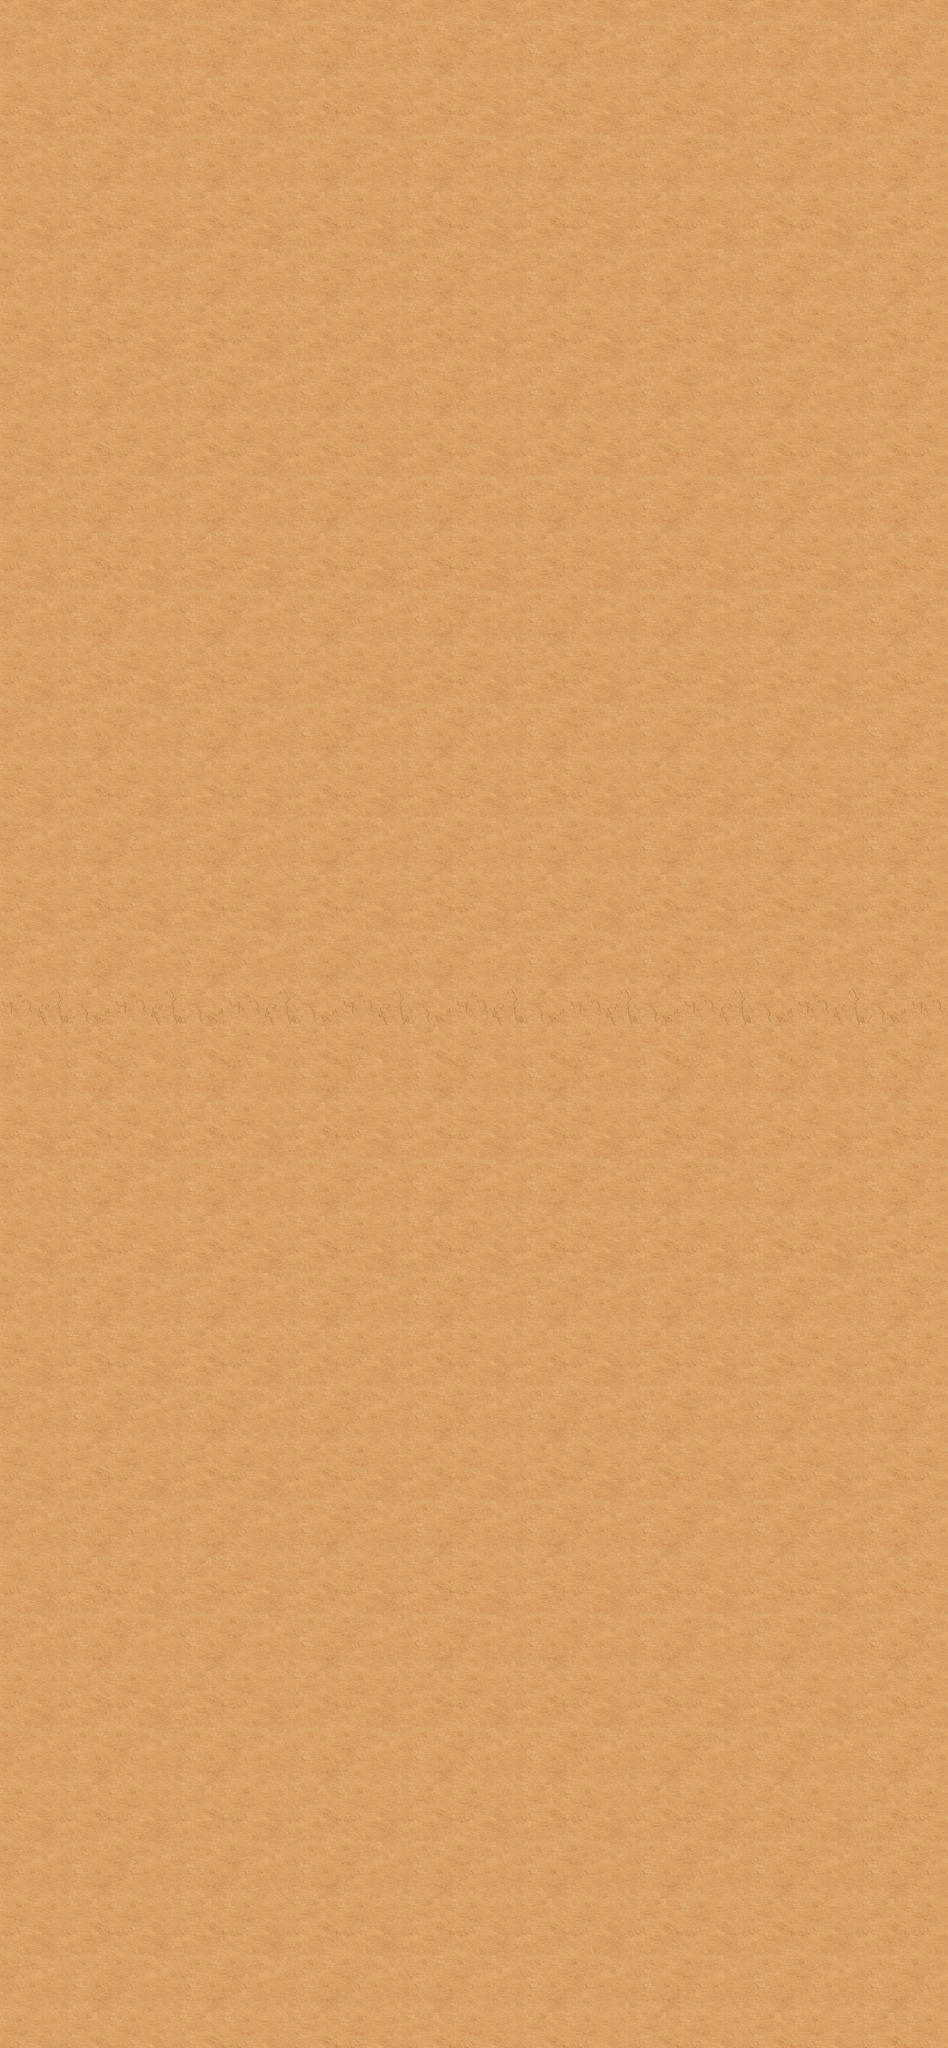

Below is a game level as drawn by its tile map, then a one-line description and the .tmx that defines it (tile-layer data replaced by summaries):
An orthogonal 25x54 tile map with 160x160 px tiles, 2 tile layers (layer1, layer2).

<map version="1.0" orientation="orthogonal" width="25" height="54" tilewidth="160" tileheight="160">
 <tileset firstgid="1" name="terrain" tilewidth="160" tileheight="160">
  <image source="terrain.png" width="1440" height="1440" />
 </tileset>
 <layer name="layer1" width="25" height="54">
  <data>[1350 cells, 1350 non-empty, 9 distinct tile ids]</data>
 </layer>
 <layer name="layer2" width="25" height="54">
  <data>[1350 cells, 75 non-empty, 9 distinct tile ids]</data>
 </layer>
</map>
